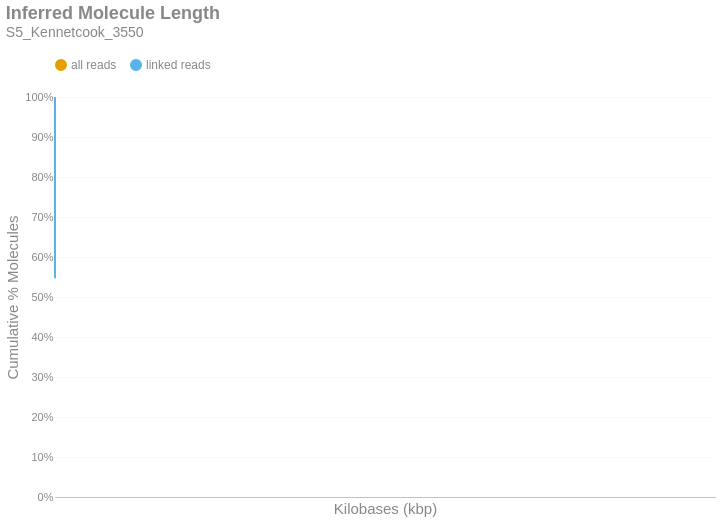

Notebook code cell kept with this figure:
### Markdown cell above
### Inferred Molecule Length
This is the cumulative frequency distribution of molecule lengths inferred from the first and last alignment positions along a contig for all alignments associated with a single linked-read barcode on a given contig.There are two distributions: one with `all` the alignments (yellow) and another with only `linked reads` (blue). The percent of molecules in the `linked reads` distribution is relative to the total number of linked molecules.

### Code cell
if SKIPLR:
    print_html(f"Skipped")
else:
    binned_df = consolidated_hist(valids['length_inferred']/1000, mask, 10, True)
    binned_df = binned_df.with_columns(
        pl.when(pl.col('bin').cast(pl.Utf8) == '0').then(pl.lit('1')).otherwise(pl.col('bin').cast(pl.Utf8)).alias('bin')
    )
    with SafeRender(binned_df):
        (
            density_plot(binned_df, 'Inferred Molecule Length', samplename, 'inferredlen')
            .transform_calculate(bin_kb='datum.bin / 1000')
            .encode(
                x=alt.X('bin_kb:Q', title="Kilobases (kbp)").scale(type='log', padding=0).axis(labelAngle=-40),
                y=alt.Y('value:Q', title='Cumulative % Molecules')
                    .axis(format='%')
                    .stack(False)
                    .scale(domainMin=0, domainMax=1,padding=0),
                color=alt.Color("key:N").scale(domain = ["all reads", "linked reads"]),
                tooltip = [
                    alt.Tooltip("key:N", title = "Data Type"),
                    alt.Tooltip("range_label:N", title="Kilobases"),
                    alt.Tooltip("value:Q", format = ".2%", title="% Molecules (Cum.)")
                ]
            )
        ).display()

### Figure 1 — Vega-Lite specification as saved in the notebook (floating-point values rounded to 4 significant figures)
{"width": "container", "height": 400, "config": {"title": {"anchor": "start", "dy": -15, "fontSize": 18, "color": "#888888", "subtitleColor": "#888888", "subtitleFontSize": 14}, "arc": {"fill": "#0072B2"}, "axis": {"domainColor": "#888888", "domainWidth": 0.5, "gridWidth": 0.2, "grid": false, "titleFontWeight": 400, "titleFontSize": 15, "labelFontSize": 11, "labelColor": "#888888", "tickColor": "#888888", "tickWidth": 0.2, "titleColor": "#888888"}, "axisBand": {"grid": false}, "axisX": {"grid": true, "tickSize": 10, "domainCap": "round"}, "axisY": {"domain": false, "grid": true, "tickSize": 0, "domainCap": "round"}, "background": "transparent", "header": {"labelFontSize": 15, "labelColor": "#888888", "titleFontSize": 15, "titleFontWeight": 600, "titleColor": "#888888"}, "legend": {"labelFont": "sans-serif", "labelFontSize": 12, "labelColor": "#888888", "symbolSize": 100, "symbolType": "circle", "titleFontSize": 12, "titlePadding": 10, "titleColor": "#888888", "title": null, "orient": "top"}, "range": {"category": ["#E69F00", "#56B4E9", "#009E73", "#F0E442", "#0072B2", "#D55E00", "#CC79A7", "#000000"], "diverging": ["#cfe8f3", "#a2d4ec", "#73bfe2", "#46abdb", "#1696d2", "#12719e"]}, "area": {"fill": "#0072B2", "fillOpacity": 0.7, "line": true, "strokeOpacity": 0.7}, "line": {"color": "#0072B2", "stroke": "#0072B2", "strokeWidth": 2}, "trail": {"color": "#0072B2", "stroke": "#0072B2", "strokeWidth": 0, "size": 1}, "point": {"filled": true, "fillOpacity": 1.0, "size": 95}, "text": {"color": "#888888", "fontSize": 11, "align": "right", "fontWeight": 400, "size": 11}, "bar": {"fill": "#0072B2", "stroke": null}, "view": {"stroke": null, "continuousWidth": 660, "continuousHeight": 400}}, "data": {"name": "data-c370aed88f1e5f553644619ea8ba90e3"}, "mark": {"type": "line", "interpolate": "monotone", "point": {"opacity": 0, "size": 275}}, "encoding": {"color": {"field": "key", "scale": {"domain": ["all reads", "linked reads"]}, "type": "nominal"}, "tooltip": [{"field": "key", "title": "Data Type", "type": "nominal"}, {"field": "range_label", "title": "Kilobases", "type": "nominal"}, {"field": "value", "format": ".2%", "title": "% Molecules (Cum.)", "type": "quantitative"}], "x": {"axis": {"labelAngle": -40}, "field": "bin_kb", "scale": {"type": "log", "padding": 0}, "title": "Kilobases (kbp)", "type": "quantitative"}, "y": {"axis": {"format": "%"}, "field": "value", "scale": {"domainMin": 0, "domainMax": 1, "padding": 0}, "stack": false, "title": "Cumulative % Molecules", "type": "quantitative"}}, "params": [{"name": "param_c36ac31b6afebe62", "select": {"type": "point", "fields": ["key"]}, "bind": "legend"}], "title": {"text": "Inferred Molecule Length", "subtitle": "S5_Kennetcook_3550"}, "transform": [{"fold": ["all reads (cumsum)", "linked reads (cumsum)"]}, {"calculate": "replace(datum.key, ' (cumsum)', '')", "as": "key"}, {"filter": {"param": "param_c36ac31b6afebe62"}}, {"calculate": "datum.bin / 1000", "as": "bin_kb"}], "usermeta": {"embedOptions": {"downloadFileName": "S5_Kennetcook_3550.inferredlen"}}, "$schema": "https://vega.github.io/schema/vega-lite/v6.1.0.json", "datasets": {"data-c370aed88f1e5f553644619ea8ba90e3": [{"bin": "0.0", "interval": "0.0-10.0", "all reads": 0.8885, "linked reads": 0.5469, "all reads (cumsum)": 0.8885, "linked reads (cumsum)": 0.5469, "range_label": "0-9"}, {"bin": "10.0", "interval": "10.0-20.0", "all reads": 0.0546, "linked reads": 0.221, "all reads (cumsum)": 0.9431, "linked reads (cumsum)": 0.7679, "range_label": "10-19"}, {"bin": "20.0", "interval": "20.0-30.0", "all reads": 0.02959, "linked reads": 0.1205, "all reads (cumsum)": 0.9727, "linked reads (cumsum)": 0.8884, "range_label": "20-29"}, {"bin": "30.0", "interval": "30.0-40.0", "all reads": 0.01519, "linked reads": 0.06195, "all reads (cumsum)": 0.9879, "linked reads (cumsum)": 0.9503, "range_label": "30-39"}, {"bin": "40.0", "interval": "40.0-50.0", "all reads": 0.007588, "linked reads": 0.03093, "all reads (cumsum)": 0.9955, "linked reads (cumsum)": 0.9812, "range_label": "40-49"}, {"bin": "50.0", "interval": "50.0-60.0", "all reads": 0.002671, "linked reads": 0.01102, "all reads (cumsum)": 0.9981, "linked reads (cumsum)": 0.9923, "range_label": "50-59"}, {"bin": "60.0", "interval": "60.0-70.0", "all reads": 0.001062, "linked reads": 0.004391, "all reads (cumsum)": 0.9992, "linked reads (cumsum)": 0.9967, "range_label": "60-69"}, {"bin": "70.0", "interval": "70.0-80.0", "all reads": 0.0004647, "linked reads": 0.001919, "all reads (cumsum)": 0.9997, "linked reads (cumsum)": 0.9986, "range_label": "70-79"}, {"bin": "80.0", "interval": "80.0-90.0", "all reads": 0.0001877, "linked reads": 0.0007748, "all reads (cumsum)": 0.9998, "linked reads (cumsum)": 0.9994, "range_label": "80-89"}, {"bin": "90.0", "interval": "90.0-100.0", "all reads": 8.811e-05, "linked reads": 0.0003644, "all reads (cumsum)": 0.9999, "linked reads (cumsum)": 0.9997, "range_label": "90-99"}, {"bin": "100.0", "interval": "100.0-110.0", "all reads": 3.563e-05, "linked reads": 0.0001474, "all reads (cumsum)": 1.0, "linked reads (cumsum)": 0.9999, "range_label": "100-109"}, {"bin": "110.0", "interval": "110.0-120.0", "all reads": 1.839e-05, "linked reads": 7.606e-05, "all reads (cumsum)": 1.0, "linked reads (cumsum)": 0.9999, "range_label": "110-119"}, {"bin": "120.0", "interval": "120.0-130.0", "all reads": 7.278e-06, "linked reads": 3.011e-05, "all reads (cumsum)": 1.0, "linked reads (cumsum)": 1.0, "range_label": "120-129"}, {"bin": "130.0", "interval": "130.0-140.0", "all reads": 3.065e-06, "linked reads": 1.268e-05, "all reads (cumsum)": 1.0, "linked reads (cumsum)": 1.0, "range_label": "130-139"}, {"bin": "140.0", "interval": "140.0-150.0", "all reads": 1.532e-06, "linked reads": 6.338e-06, "all reads (cumsum)": 1.0, "linked reads (cumsum)": 1.0, "range_label": "140-149"}, {"bin": "150.0", "interval": "150.0-160.0", "all reads": 0.0, "linked reads": 0.0, "all reads (cumsum)": 1.0, "linked reads (cumsum)": 1.0, "range_label": "150-159"}, {"bin": "160.0", "interval": "160.0-170.0", "all reads": 1.149e-06, "linked reads": 4.753e-06, "all reads (cumsum)": 1.0, "linked reads (cumsum)": 1.0, "range_label": "160-169"}, {"bin": "170.0", "interval": "170.0-180.0", "all reads": 7.662e-07, "linked reads": 3.169e-06, "all reads (cumsum)": 1.0, "linked reads (cumsum)": 1.0, "range_label": "170-179"}, {"bin": "180.0", "interval": "180.0-190.0", "all reads": 0.0, "linked reads": 0.0, "all reads (cumsum)": 1.0, "linked reads (cumsum)": 1.0, "range_label": "180-189"}, {"bin": "190.0", "interval": "190.0-200.0", "all reads": 0.0, "linked reads": 0.0, "all reads (cumsum)": 1.0, "linked reads (cumsum)": 1.0, "range_label": "190-199"}, {"bin": "200.0", "interval": "200.0-210.0", "all reads": 0.0, "linked reads": 0.0, "all reads (cumsum)": 1.0, "linked reads (cumsum)": 1.0, "range_label": "200-209"}, {"bin": "210.0", "interval": "210.0-220.0", "all reads": 3.831e-07, "linked reads": 1.584e-06, "all reads (cumsum)": 1.0, "linked reads (cumsum)": 1.0, "range_label": "210-219"}]}}
